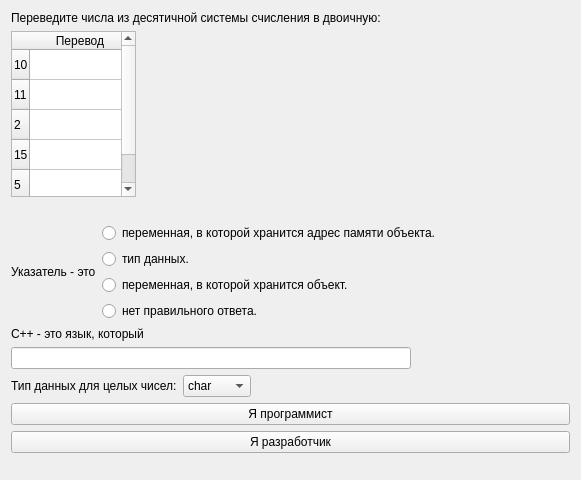
<?xml version="1.0" encoding="UTF-8"?>
<ui version="4.0">
 <class>SecondTrainingScreen</class>
 <widget class="QWidget" name="SecondTrainingScreen">
  <property name="geometry">
   <rect>
    <x>0</x>
    <y>0</y>
    <width>581</width>
    <height>480</height>
   </rect>
  </property>
  <property name="sizePolicy">
   <sizepolicy hsizetype="Preferred" vsizetype="Preferred">
    <horstretch>0</horstretch>
    <verstretch>0</verstretch>
   </sizepolicy>
  </property>
  <property name="windowTitle">
   <string>Form</string>
  </property>
  <layout class="QVBoxLayout" name="verticalLayout">
   <item>
    <layout class="QHBoxLayout" name="horizontalLayout"/>
   </item>
   <item>
    <layout class="QVBoxLayout" name="verticalLayout_4">
     <property name="topMargin">
      <number>0</number>
     </property>
     <item>
      <widget class="QLabel" name="label_4">
       <property name="text">
        <string>Переведите числа из десятичной системы счисления в двоичную:</string>
       </property>
      </widget>
     </item>
     <item>
      <widget class="QTableWidget" name="tableWidget">
       <property name="sizePolicy">
        <sizepolicy hsizetype="Expanding" vsizetype="Expanding">
         <horstretch>0</horstretch>
         <verstretch>0</verstretch>
        </sizepolicy>
       </property>
       <property name="maximumSize">
        <size>
         <width>125</width>
         <height>170</height>
        </size>
       </property>
       <row>
        <property name="text">
         <string>10</string>
        </property>
       </row>
       <row>
        <property name="text">
         <string>11</string>
        </property>
       </row>
       <row>
        <property name="text">
         <string>2</string>
        </property>
       </row>
       <row>
        <property name="text">
         <string>15</string>
        </property>
       </row>
       <row/>
       <column>
        <property name="text">
         <string>Перевод</string>
        </property>
       </column>
      </widget>
     </item>
    </layout>
   </item>
   <item>
    <spacer name="verticalSpacer_2">
     <property name="orientation">
      <enum>Qt::Vertical</enum>
     </property>
     <property name="sizeType">
      <enum>QSizePolicy::Fixed</enum>
     </property>
     <property name="sizeHint" stdset="0">
      <size>
       <width>20</width>
       <height>20</height>
      </size>
     </property>
    </spacer>
   </item>
   <item>
    <layout class="QHBoxLayout" name="horizontalLayout_2">
     <property name="leftMargin">
      <number>0</number>
     </property>
     <property name="topMargin">
      <number>0</number>
     </property>
     <item>
      <widget class="QLabel" name="label">
       <property name="text">
        <string>Указатель - это</string>
       </property>
      </widget>
     </item>
     <item>
      <layout class="QVBoxLayout" name="verticalLayout_3">
       <property name="sizeConstraint">
        <enum>QLayout::SetDefaultConstraint</enum>
       </property>
       <property name="topMargin">
        <number>0</number>
       </property>
       <item>
        <widget class="QRadioButton" name="radioButton">
         <property name="text">
          <string>переменная, в которой хранится адрес памяти объекта.</string>
         </property>
        </widget>
       </item>
       <item>
        <widget class="QRadioButton" name="radioButton_2">
         <property name="text">
          <string>тип данных.</string>
         </property>
        </widget>
       </item>
       <item>
        <widget class="QRadioButton" name="radioButton_3">
         <property name="text">
          <string>переменная, в которой хранится объект.</string>
         </property>
        </widget>
       </item>
       <item>
        <widget class="QRadioButton" name="radioButton_4">
         <property name="text">
          <string>нет правильного ответа.</string>
         </property>
        </widget>
       </item>
      </layout>
     </item>
     <item>
      <spacer name="horizontalSpacer_4">
       <property name="orientation">
        <enum>Qt::Horizontal</enum>
       </property>
       <property name="sizeHint" stdset="0">
        <size>
         <width>40</width>
         <height>20</height>
        </size>
       </property>
      </spacer>
     </item>
    </layout>
   </item>
   <item>
    <widget class="QLabel" name="label_2">
     <property name="text">
      <string>С++ - это язык, который</string>
     </property>
    </widget>
   </item>
   <item>
    <widget class="QLineEdit" name="lineEdit">
     <property name="minimumSize">
      <size>
       <width>0</width>
       <height>0</height>
      </size>
     </property>
     <property name="maximumSize">
      <size>
       <width>400</width>
       <height>16777215</height>
      </size>
     </property>
    </widget>
   </item>
   <item>
    <layout class="QHBoxLayout" name="horizontalLayout_3">
     <property name="topMargin">
      <number>0</number>
     </property>
     <property name="rightMargin">
      <number>0</number>
     </property>
     <item>
      <widget class="QLabel" name="label_3">
       <property name="maximumSize">
        <size>
         <width>16777215</width>
         <height>16777215</height>
        </size>
       </property>
       <property name="text">
        <string>Тип данных для целых чисел:</string>
       </property>
      </widget>
     </item>
     <item>
      <widget class="QComboBox" name="comboBox">
       <item>
        <property name="text">
         <string>char</string>
        </property>
       </item>
       <item>
        <property name="text">
         <string>int</string>
        </property>
       </item>
       <item>
        <property name="text">
         <string>float</string>
        </property>
       </item>
       <item>
        <property name="text">
         <string>double</string>
        </property>
       </item>
      </widget>
     </item>
     <item>
      <spacer name="horizontalSpacer_6">
       <property name="orientation">
        <enum>Qt::Horizontal</enum>
       </property>
       <property name="sizeHint" stdset="0">
        <size>
         <width>40</width>
         <height>20</height>
        </size>
       </property>
      </spacer>
     </item>
    </layout>
   </item>
   <item>
    <widget class="QPushButton" name="pushButton_3">
     <property name="text">
      <string>Я программист</string>
     </property>
    </widget>
   </item>
   <item>
    <widget class="QPushButton" name="pushButton">
     <property name="text">
      <string>Я разработчик</string>
     </property>
    </widget>
   </item>
   <item>
    <spacer name="verticalSpacer">
     <property name="orientation">
      <enum>Qt::Vertical</enum>
     </property>
     <property name="sizeHint" stdset="0">
      <size>
       <width>20</width>
       <height>20</height>
      </size>
     </property>
    </spacer>
   </item>
  </layout>
 </widget>
 <resources/>
 <connections/>
</ui>
